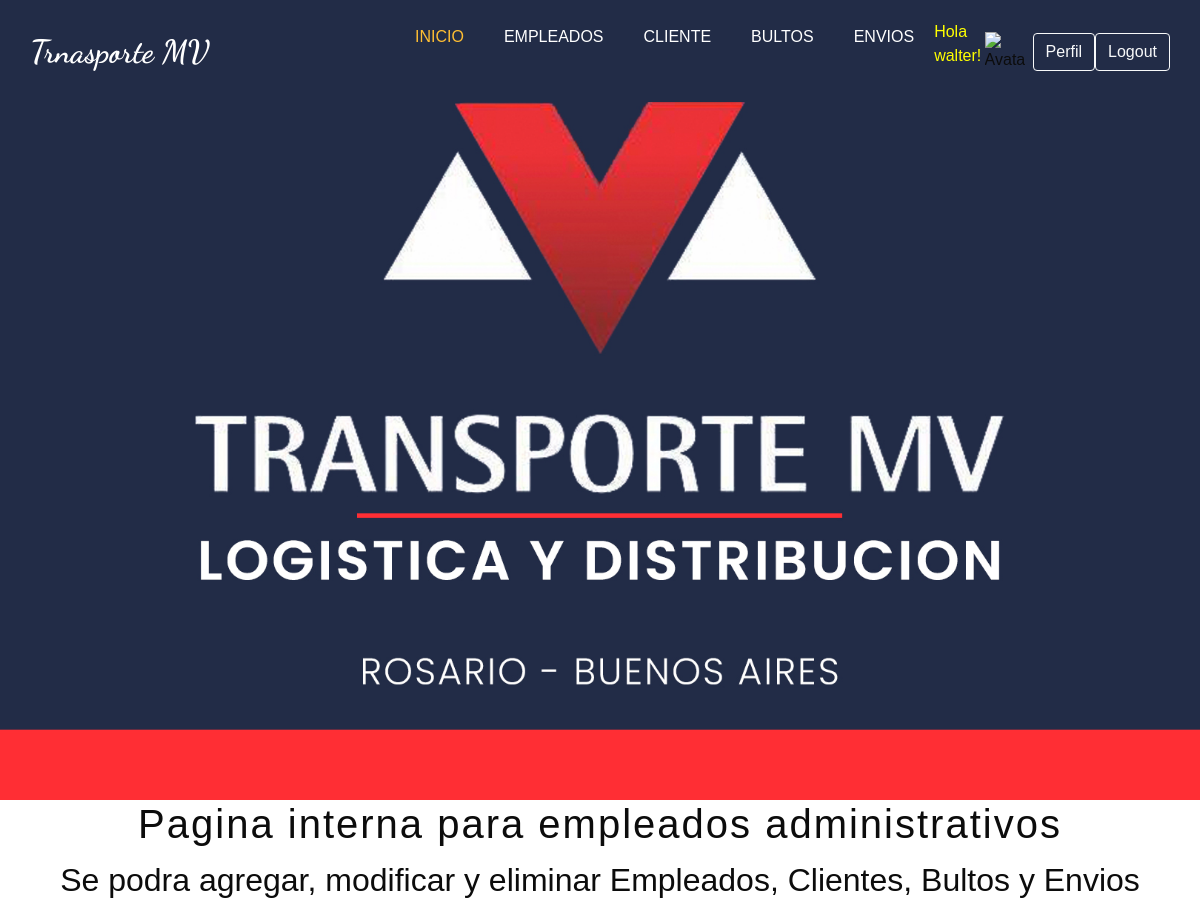
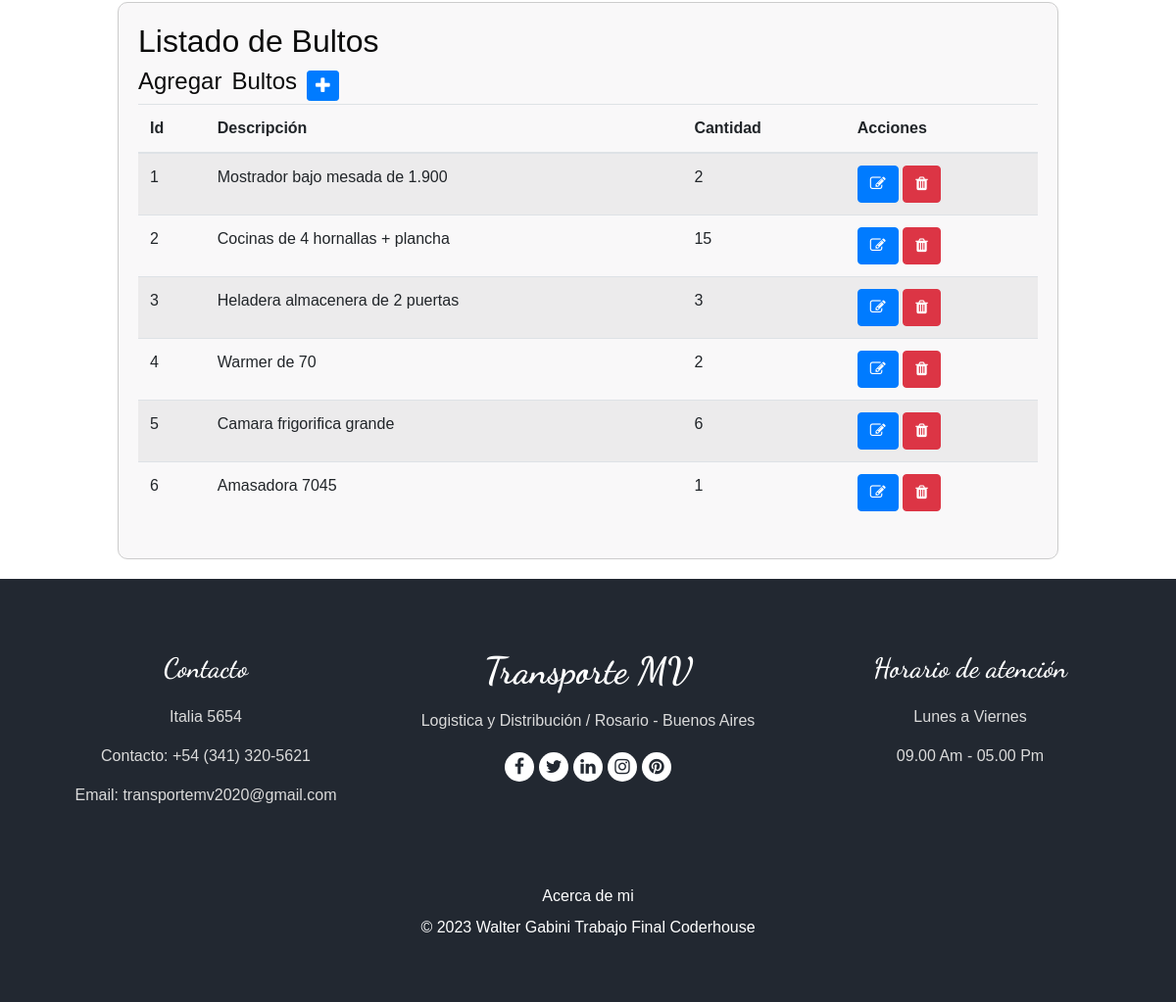
The app's page /bultos/ (signed in) with its own data (2 pictures, top to bottom).
### aplicacion/models.py (models this page shows, shortened)
class Bulto(models.Model):
    descripcion = models.TextField()
    cantidad = models.IntegerField()

### aplicacion/views.py (the view)
# urls.py: path('bultos/', bultos, name = "bultos" ),
@login_required
def bultos(request):
    bultos = Bulto.objects.all()
    contexto = {'bultos': bultos}
    return render(request, "aplicacion/bultos.html", contexto)

### aplicacion/templates/aplicacion/bultos.html (shortened to what this page needs)
{% extends "aplicacion/base.html" %}
{% load static %}
{% block content %}
<div class="bultos-container">
    <h2 style="font-family: 'Poppins', sans-serif;">Listado de Bultos</h2>
    <div class="d-flex align-items-center">
        <h4 style="font-family: 'Poppins', sans-serif; margin-right: 10px;">Agregar</h4>
        <h4 style="font-family: 'Poppins', sans-serif; margin-right: 10px;">Bultos</h4>
        <a href="{% url 'bulto_form' %}" class="btn btn-primary btn-sm">
            <i class="fa fa-plus fa-lg" title="New Record"></i>
        </a>
    </div>
    <table class="table table-striped">
        <thead>
            <tr>
                <th>Id</th>
                <th>Descripción</th>
                <th>Cantidad</th>
                <th>Acciones</th>
            </tr>
        </thead>
        <tbody>
            {% for bulto in bultos %}
            <tr>
                <td>{{ bulto.id }}</td>
                <td>{{ bulto.descripcion }}</td>
                <td>{{ bulto.cantidad }}</td>
                <td>
                    <a href="{% url 'update_bulto' pk=bulto.id %}" class="btn btn-primary">
                        <i class="fa fa-edit fa-sm" title="Edit Record"></i>
                    </a>
                    <a href="{% url 'delete_bulto' pk=bulto.id %}" class="btn btn-danger">
                        <i class="fa fa-trash fa-sm" title="Delete Record"></i>
                    </a>
                </td>
            </tr>
            {% endfor %}
        </tbody>
    </table>
</div>
{% endblock content %}

### aplicacion/templates/aplicacion/base.html (shortened to what this page needs)
<!DOCTYPE html>
<html>
<head>
  {% load static %}
  <link rel="stylesheet" type="text/css" href="{% static 'aplicacion/css/bootstrap.css' %}" />
  <link rel="stylesheet" type="text/css" href="https://cdnjs.cloudflare.com/ajax/libs/OwlCarousel2/2.3.4/assets/owl.carousel.min.css" />
  <link rel="stylesheet" href="https://cdnjs.cloudflare.com/ajax/libs/jquery-nice-select/1.1.0/css/nice-select.min.css" />
  <link href="{% static 'aplicacion/css/font-awesome.min.css' %}" rel="stylesheet" />
  <link href="{% static 'aplicacion/css/style.css' %}" rel="stylesheet" />
  <link href="{% static 'aplicacion/css/responsive.css' %}" rel="stylesheet" />
</head>
<body>
  <div class="hero_area">
    <div class="bg-box">
      <img src="{% static 'aplicacion/images/hero-bg.jpg' %}" alt="">
    </div>
    <div class="container">
      <nav class="navbar navbar-expand-lg custom_nav-container ">
          <a class="navbar-brand" href="index.html">
              <span>
                  Trnasporte MV
              </span>
          </a>
          <div class="collapse navbar-collapse" id="navbarSupportedContent">
              <ul class="navbar-nav mx-auto">
                  <li class="nav-item active">
                      <a class="nav-link" href="{% url 'home' %}">Inicio <span class="sr-only">(current)</span></a>
                  </li>
                  {% if user.is_authenticated %}
                  <li class="nav-item">
                      <a class="nav-link" href="{% url 'empleados' %}">Empleados</a>
                  </li>
                  <li class="nav-item">
                      <a class="nav-link" href="{% url 'cliente' %}">Cliente</a>
                  </li>
                  <li class="nav-item">
                      <a class="nav-link" href="{% url 'bultos' %}">Bultos</a>
                  </li>
                  <li class="nav-item">
                      <a class="nav-link" href="{% url 'envio' %}">Envios</a>
                  </li>
                  <li class="nav-item">
                    <div class="user-info d-flex align-items-center">
                        <p style="color: yellow">Hola {{ user.username }}!</p>
                            <img src="{{ request.session.avatar }}" height="40px" width="40px" alt="Avatar"/>
                        <div class="ml-2 d-flex align-items-center">
                            <a class="btn btn-outline-light" href="{% url 'editar_perfil' %}">Perfil</a>
                            <a class="btn btn-outline-light" href="{% url 'logout' %}">Logout</a>
                        </div>
                    </div>
                </li>
                  {% endif %}
              </ul>
          </div>
      </nav>
  </div>
  </div>
  <div style="text-align: center;">
    <h1 style="font-family: 'Poppins', sans-serif; letter-spacing: 2px;"">Pagina interna para empleados administrativos</h1>
    <h2 style="font-family: 'Poppins', sans-serif; line-height: 1.5;">Se podra agregar, modificar y eliminar Empleados, Clientes, Bultos y Envios</h2>
  </div>
 {% block content %}
 {% endblock content %}
  <footer class="footer_section">
    <div class="container">
      <div class="row">
        <div class="col-md-4 footer-col">
          <div class="footer_contact">
            <h4>
              Contacto
            </h4>
            <div class="contact_link_box">
              <p>
                Italia 5654
              </p>
              <p>
                Contacto: +54 (341) 320-5621
              </p>
              <p>
                Email: transportemv2020@gmail.com
              </p>
            </div>
          </div>
        </div>
        <div class="col-md-4 footer-col">
          <div class="footer_detail">
            <a href="" class="footer-logo">
              Transporte MV
            </a>
            <p>
              Logistica y Distribución / Rosario - Buenos Aires
            </p>
            <div class="footer_social">
              <a href="">
                <i class="fa fa-facebook" aria-hidden="true"></i>
              </a>
              <a href="https://www.facebook.com/p/Transporte-MV-100064041042949/">
                <i class="fa fa-twitter" aria-hidden="true"></i>
              </a>
              <a href="">
                <i class="fa fa-linkedin" aria-hidden="true"></i>
              </a>
              <a href="">
                <i class="fa fa-instagram" aria-hidden="true"></i>
              </a>
              <a href="">
                <i class="fa fa-pinterest" aria-hidden="true"></i>
              </a>
            </div>
          </div>
        </div>
        <div class="col-md-4 footer-col">
          <h4>
            Horario de atención
          </h4>
          <p>
            Lunes a Viernes
          </p>
          <p>
            09.00 Am - 05.00 Pm
          </p>
        </div>
      </div>
      <div class="footer-info">
        <p>
          <a class="nav-link" href="{% url 'acerca_de_mi' %}">Acerca de mi </a>
          &copy; <span id="displayYear"></span> Walter Gabini
          <a href="https://html.design/">Trabajo Final Coderhouse</a><br><br>
        </p>
      </div>
    </div>
  </footer>
</body>
</html>

### aplicacion/static/aplicacion/css/style.css (style rules this page uses)
body { font-family: "Arial", sans-serif; color: #0c0c0c; background-color: #ffffff; overflow-x: hidden; }
h1, h2 { font-family: 'Dancing Script', cursive; }
a, a:hover, a:focus { text-decoration: none; }
.btn, .btn:focus { outline: none !important; -webkit-box-shadow: none; box-shadow: none; }
.hero_area { position: relative; min-height: 100vh; display: -webkit-box; display: -ms-flexbox; display: flex; -webkit-box-orient: vertical; -webkit-box-direction: normal; -ms-flex-direction: column; flex-direction: column; }
.bg-box { position: absolute; top: 0; left: 0; width: 100%; height: 100%; }
.bg-box img { width: 100%; height: 100%; -o-object-fit: cover; object-fit: cover; }
.navbar-brand { font-family: 'Dancing Script', cursive; }
.navbar-brand span { font-weight: bold; font-size: 32px; color: #ffffff; }
.custom_nav-container { padding: 0; }
.custom_nav-container .navbar-nav { padding-left: 18%; }
.custom_nav-container .navbar-nav .nav-item .nav-link { padding: 5px 20px; color: #ffffff; text-align: center; text-transform: uppercase; border-radius: 5px; -webkit-transition: all 0.3s; transition: all 0.3s; }
.custom_nav-container .navbar-nav .nav-item:hover .nav-link, .custom_nav-container .navbar-nav .nav-item.active .nav-link { color: #ffbe33; }
.footer_section { background-color: #222831; color: #ffffff; padding: 75px 0 40px 0; text-align: center; }
.footer_section h4 { font-size: 28px; }
.footer_section h4, .footer_section .footer-logo { font-weight: 600; margin-bottom: 20px; font-family: 'Dancing Script', cursive; }
.footer_section p { color: #dbdbdb; }
.footer_section .footer-col { margin-bottom: 30px; }
.footer_section .footer_contact .contact_link_box { display: -webkit-box; display: -ms-flexbox; display: flex; -webkit-box-orient: vertical; -webkit-box-direction: normal; -ms-flex-direction: column; flex-direction: column; }
.footer_section .footer-logo { display: block; font-weight: bold; font-size: 38px; line-height: 1; color: #ffffff; }
.footer_section .footer_social { display: -webkit-box; display: -ms-flexbox; display: flex; -webkit-box-pack: center; -ms-flex-pack: center; justify-content: center; margin-top: 20px; margin-bottom: 10px; }
.footer_section .footer_social a { display: -webkit-box; display: -ms-flexbox; display: flex; -webkit-box-pack: center; -ms-flex-pack: center; justify-content: center; -webkit-box-align: center; -ms-flex-align: center; align-items: center; color: #222831; width: 30px; height: 30px; border-radius: 100%; background-color: #ffffff; border-radius: 100%; margin: 0 2.5px; font-size: 18px; }
.footer_section .footer-info { text-align: center; margin-top: 25px; }
.footer_section .footer-info p { color: #ffffff; margin: 0; }
.footer_section .footer-info p a { color: inherit; }

### aplicacion/static/aplicacion/css/responsive.css (style rules this page uses)
@media (min-width: 1200px) { .container { max-width: 1170px; } }

### aplicacion/templates/aplicacion/base.html (style rules this page uses)
.custom_nav-container { margin-top: 20px; }

### aplicacion/templates/aplicacion/bultos.html (style rules this page uses)
.bultos-container { width: 80%; margin: 20px auto; padding: 20px; border: 1px solid #ccc; background-color: #f9f8f9; border-radius: 10px; }

### records on screen
Bulto: id "1", descripcion "Mostrador bajo mesada de 1.900", cantidad "2"
Bulto: id "2", descripcion "Cocinas de 4 hornallas + plancha", cantidad "15"
Bulto: id "3", descripcion "Heladera almacenera de 2 puertas", cantidad "3"
Bulto: id "4", descripcion "Warmer de 70", cantidad "2"
Bulto: id "5", descripcion "Camara frigorifica grande", cantidad "6"
Bulto: id "6", descripcion "Amasadora 7045", cantidad "1"

### other values on screen
{{ user.username }} "walter"
